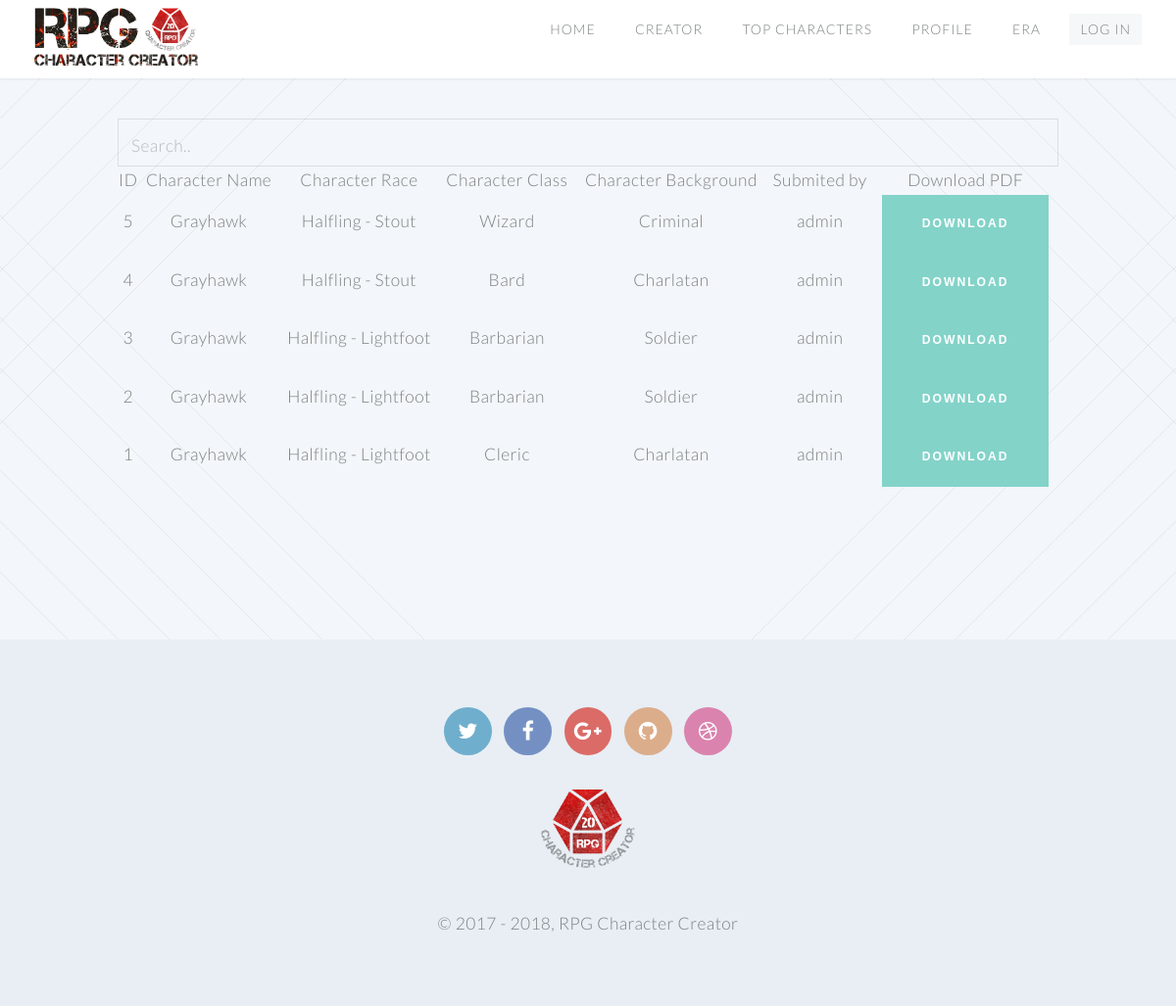
The app's page /top/index.php with its own data.
### tables this page shows
CREATE TABLE `characterdnd` (
  `id` int(11) NOT NULL AUTO_INCREMENT,
  `name` varchar(250) DEFAULT NULL,
  `subrace` int(11) NOT NULL,
  `class` int(11) NOT NULL,
  `background` int(11) NOT NULL,
  `alingment` int(11) NOT NULL,
  `user` int(11) NOT NULL,
  `strenghtScore` int(2) NOT NULL,
  `strenghtMod` int(2) NOT NULL,
  `dexterityScore` int(2) NOT NULL,
  `dexterityMod` int(2) NOT NULL,
  `constitutionScore` int(2) NOT NULL,
  `constitutionMod` int(2) NOT NULL,
  `intelligenceScore` int(2) NOT NULL,
  `intelligenceMod` int(2) NOT NULL,
  `wisdomScore` int(2) NOT NULL,
  `wisdomMod` int(2) NOT NULL,
  `charismaScore` int(2) NOT NULL,
  `charismaMod` int(2) NOT NULL,
  PRIMARY KEY (`id`),
  KEY `alingment` (`alingment`),
  KEY `subrace` (`subrace`),
  KEY `background` (`background`),
  KEY `user` (`user`),
  KEY `class` (`class`),
  CONSTRAINT `characterdnd_ibfk_1` FOREIGN KEY (`alingment`) REFERENCES `alingment` (`id`),
  CONSTRAINT `characterdnd_ibfk_2` FOREIGN KEY (`subrace`) REFERENCES `subrace` (`id`),
  CONSTRAINT `characterdnd_ibfk_3` FOREIGN KEY (`background`) REFERENCES `background` (`id`),
  CONSTRAINT `characterdnd_ibfk_4` FOREIGN KEY (`user`) REFERENCES `user` (`id`),
  CONSTRAINT `characterdnd_ibfk_5` FOREIGN KEY (`class`) REFERENCES `class` (`id`)
);

CREATE TABLE `subrace` (
  `id` int(11) NOT NULL AUTO_INCREMENT,
  `race` int(11) NOT NULL,
  `name` varchar(250) NOT NULL,
  `strenght` int(11) NOT NULL,
  `dexterity` int(11) NOT NULL,
  `constitution` int(11) NOT NULL,
  `intelligence` int(11) NOT NULL,
  `wisdom` int(11) NOT NULL,
  `charisma` int(11) NOT NULL,
  `abilityscoreBonus` int(11) NOT NULL,
  `trait` varchar(250) NOT NULL,
  PRIMARY KEY (`id`),
  KEY `race` (`race`),
  CONSTRAINT `subrace_ibfk_1` FOREIGN KEY (`race`) REFERENCES `race` (`id`)
);

CREATE TABLE `class` (
  `id` int(11) NOT NULL AUTO_INCREMENT,
  `name` varchar(250) NOT NULL,
  `hitdice` varchar(250) NOT NULL,
  `hp1st` varchar(250) NOT NULL,
  `hplater` varchar(250) NOT NULL,
  `feature` varchar(50) DEFAULT NULL,
  `savingthrow` varchar(250) DEFAULT NULL,
  PRIMARY KEY (`id`)
);

CREATE TABLE `background` (
  `id` int(11) NOT NULL AUTO_INCREMENT,
  `name` varchar(250) NOT NULL,
  `skill` varchar(250) NOT NULL,
  `tool` varchar(250) DEFAULT NULL,
  `language` varchar(250) DEFAULT NULL,
  `equipment` varchar(250) NOT NULL,
  `feature` varchar(250) NOT NULL,
  PRIMARY KEY (`id`)
);

CREATE TABLE `user` (
  `id` int(11) NOT NULL AUTO_INCREMENT,
  `firstName` varchar(250) NOT NULL,
  `lastName` varchar(250) NOT NULL,
  `username` char(50) NOT NULL,
  `password` varchar(250) NOT NULL,
  `email` varchar(250) NOT NULL,
  `level` varchar(250) NOT NULL,
  PRIMARY KEY (`id`),
  UNIQUE KEY `username` (`username`),
  UNIQUE KEY `email` (`email`),
  UNIQUE KEY `username_2` (`username`),
  UNIQUE KEY `id` (`id`)
);

### config.php (called while the page is built, shortened)
<?php
include_once "functions.php";
$sourceAPP = "/RPGcreator/";
$nameAPP = "RPG Character Creator";
$appID = "RPGcharacterAPP";

### include/top.php (the view, shortened to what this page needs)
<section class="wrapper style1 container special">
		<div class="row">
			<div class="12u 12u(narrower)">
				<form enctype="multipart/form-data">
					<form method="get">
					<input type="text" name="search"
					placeholder="Search.."
					value="<?php echo isset($_GET["search"]) ? $_GET["search"] : "" ?>" />
					</form>
					<?php
					$search = "%" . (isset($_GET["search"]) ? $_GET["search"] : "") . "%";
					$topCharacters = $connection->prepare("
					select characterdnd.id as 'ID', characterdnd.name as 'Name', subrace.name as 'Race', class.name as 'Class', background.name as 'Background', user.username as 'Username'
					from characterdnd
					inner join subrace on characterdnd.subrace=subrace.id
					inner join class on characterdnd.class=class.id
					inner join background on characterdnd.background=background.id
					inner join user on characterdnd.user=user.id
					where concat(characterdnd.id,characterdnd.name,subrace.name,class.name,background.name,user.username) like :search
					order by ID desc limit :pageNumber, :pageResults");
					$topCharacters->bindValue("pageNumber", $pageNumber* $pageResults -  $pageResults , PDO::PARAM_INT);
					$topCharacters->bindValue("pageResults", $pageResults, PDO::PARAM_INT);
					$topCharacters->bindParam("search", $search);
					$topCharacters->execute();
					$results = $topCharacters->fetchAll(PDO::FETCH_OBJ);
				    ?>
				<table>
					<thead>
						<tr>
							<th>ID</th>
							<th>Character Name</th>
							<th>Character Race</th>
							<th>Character Class</th>
							<th>Character Background</th>
							<th>Submited by</th>
							<th>Download PDF</th>
						</tr>
					</thead>
					<tbody>
					<?php
					foreach ($results as $option):
					?>
						<tr>
							<td><?php echo $option->ID ?></td>
							<td><?php echo $option->Name ?></td>
							<td><?php echo $option->Race ?></td>
							<td><?php echo $option->Class ?></td>
							<td><?php echo $option->Background ?></td>
							<td><?php echo $option->Username ?></td>
							<td>
							<a href="<?php echo $sourceAPP; ?>creator/download.php<?php echo '?characterID=' . $option->ID; ?>" target = "_blank">
								<button class="button special small">
								Download
							</button>
							</a>
							</td>
						</tr>
						<?php endforeach; ?>
					</tbody>
				</table>
				</form>
			</div>
		</div>
	</section>

### top/index.php (shortened to what this page needs)
<?php
include_once "../config.php";
?>
<!DOCTYPE HTML>
<html>
	<head>
		<?php include_once "../include/head.php"; ?>
	</head>
	<body class="no-sidebar">
		<div id="page-wrapper">
			<header id="header">
				<?php include_once "../include/menu.php"; ?>
			</header>
			<article id="main">
				<?php include_once "../include/top.php" ?>
			</article>
			<footer id="footer">
				<?php include_once "../include/footer.php"; ?>
			</footer>
		</div>
	</body>
</html>

### include/head.php (shortened to what this page needs)
<link rel="stylesheet" href="<?php echo $sourceAPP; ?>assets/css/main.css" />
<link rel="stylesheet" href="<?php echo $sourceAPP; ?>assets/css/app.css" />

### include/menu.php (shortened to what this page needs)
<h1 id="logo"><a href="<?php echo $sourceAPP; ?>"><img src="<?php echo $sourceAPP; ?>images/headline.png" height="60" /img></a></h1>
<nav id="nav">
<ul>
	<?php
	menu($sourceAPP . "index.php", "Home");
	menu($sourceAPP . "private/dashboard.php", "Dashboard");?>
	<?php if(!isset($_SESSION[$appID."authorized"])): ?>
	<li class="active"><a href="<?php echo $sourceAPP; ?>login.php">Log In</a></li>
	<?php else: ?>
	<li class="active"><a href="<?php echo $sourceAPP; ?>logout.php">Log Out</a></li>
	<?php endif;?>
</ul>
</nav>

### functions.php (shortened to what this page needs)
<?php
function menu($source,$description){
?>
<li<?php echo $_SERVER["PHP_SELF"] === $source ? " class=\"active\"" : ""; ?>>
<a href="<?php echo $source;
?>"><?php echo $description;
?></a>
</li>
<?php
}
	?>

### include/footer.php (shortened to what this page needs)
<ul class="icons">
	<li>
		<a href="#" class="icon circle fa-twitter"><span class="label">Twitter</span></a>
	</li>
	<li>
		<a href="#" class="icon circle fa-facebook"><span class="label">Facebook</span></a>
	</li>
	<li>
		<a href="#" class="icon circle fa-google-plus"><span class="label">Google+</span></a>
	</li>
	<li>
		<a href="#" class="icon circle fa-github"><span class="label">Github</span></a>
	</li>
	<li>
		<a href="#" class="icon circle fa-dribbble"><span class="label">Dribbble</span></a>
	</li>
</ul>
<div id="copyright" class="container">
	<span class="pennant"><img src="<?php echo $sourceAPP; ?>images/logo.png" height=80 /></span>
	&copy; 2017 - <?php echo date("Y") . ", " . $nameAPP; ?>
</div>

### records on screen
characterdnd: id "5", name "Grayhawk", subrace.name "Halfling - Stout", class.name "Wizard", background.name "Criminal", user.username "admin"
characterdnd: id "4", name "Grayhawk", subrace.name "Halfling - Stout", class.name "Bard", background.name "Charlatan", user.username "admin"
characterdnd: id "3", name "Grayhawk", subrace.name "Halfling - Lightfoot", class.name "Barbarian", background.name "Soldier", user.username "admin"
characterdnd: id "2", name "Grayhawk", subrace.name "Halfling - Lightfoot", class.name "Barbarian", background.name "Soldier", user.username "admin"
characterdnd: id "1", name "Grayhawk", subrace.name "Halfling - Lightfoot", class.name "Cleric", background.name "Charlatan", user.username "admin"

### other values on screen
$description "HOME CREATOR TOP CHARACTERS PROFILE ERA"
$nameAPP "RPG Character Creator"
